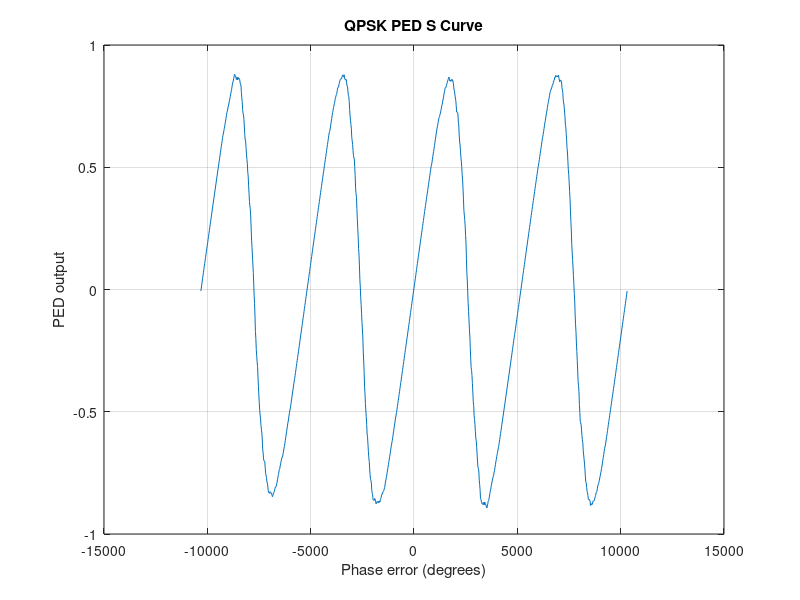

The MATLAB script that drew this image:
close all;
clear all;

% Define phase error range from -π to π, with 1001 equally spaced points
d_phi_deg = -rad2deg(pi):rad2deg(pi)/500:rad2deg(pi);

% Set the Energy per Bit to Noise Power Spectral Density ratio (Eb/No)
EbNo = 10;

% Number of symbols to be sent
N_symb = 1000; % Number of sent symbols

% Generate QPSK symbols, each symbol is a complex number
symb_emis = (2*randi([0 1], 1, N_symb)-1) + 1j*(2*randi([0 1], 1, N_symb)-1);

% Calculate the standard deviation of thermal noise
sigma = sqrt(1/(2*EbNo));

% Generate complex Gaussian noise vector
noise = sigma*randn(1, N_symb) + 1j*sigma*randn(1, N_symb);

% Loop to compute S-curve for different phase errors
for jj = 1:length(d_phi_deg)
    % Apply phase error to transmitted symbols and add noise
    ped_input = symb_emis .* exp(1j * d_phi_deg(jj) * (pi/180)) + noise;

    % Estimate the transmitted symbols
    symb_estim = sign(real(ped_input)) + 1j * sign(imag(ped_input));

    % Detector output calculation
    out_det = imag(conj(symb_estim) .* ped_input);

    % Compute mean of detector output for S-curve
    S_curve(jj) = mean(out_det);
end

% Compute the slope of the S-Curve around zero phase error
% Select a narrow phase error range around zero for slope calculation
index = find(d_phi_deg >= -10*pi/180 & d_phi_deg <= 10*pi/180);
y = S_curve(index);
x = d_phi_deg(index);

% Use linear regression (polyfit) to compute the slope of the S-curve in the selected range
p = polyfit(x, y, 1);
slope_DD_QPSK = p(1); % First coefficient is the slope

% Save the calculated slope for later use
save slope_DD_QPSK

% Plot the S-curve and its linear approximation around zero phase error
PED_approx = polyval(p, x); % Evaluate the linear polynomial at the selected points
figure;
plot(d_phi_deg*180/pi, S_curve, '-', 'DisplayName', 'S Curve');
hold on;
plot(x*180/pi, PED_approx, '--', 'DisplayName', 'Slope Tangent Line');

% Label the axes and add a title to the plot
xlabel('Phase error (degrees)');
ylabel('PED output');
title('QPSK PED S Curve');
grid on; % Enable grid for better readability
